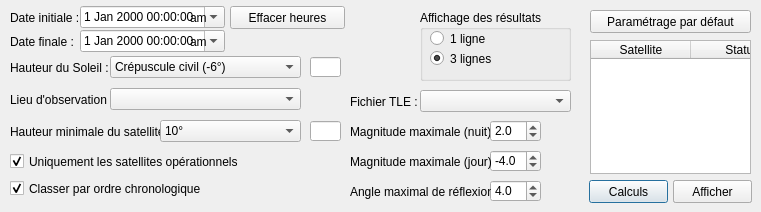
          <widget class="QWidget" name="iridium">
           <property name="font">
            <font/>
           </property>
           <property name="mouseTracking">
            <bool>true</bool>
           </property>
           <property name="autoFillBackground">
            <bool>true</bool>
           </property>
           <attribute name="title">
            <string>Flashs Iridium</string>
           </attribute>
           <widget class="QLabel" name="lbl_dateInitialeIri">
            <property name="geometry">
             <rect>
              <x>10</x>
              <y>10</y>
              <width>71</width>
              <height>16</height>
             </rect>
            </property>
            <property name="font">
             <font/>
            </property>
            <property name="text">
             <string>Date initiale :</string>
            </property>
           </widget>
           <widget class="QDateTimeEdit" name="dateFinaleIri">
            <property name="geometry">
             <rect>
              <x>80</x>
              <y>30</y>
              <width>145</width>
              <height>22</height>
             </rect>
            </property>
            <property name="font">
             <font/>
            </property>
            <property name="buttonSymbols">
             <enum>QAbstractSpinBox::UpDownArrows</enum>
            </property>
            <property name="calendarPopup">
             <bool>true</bool>
            </property>
           </widget>
           <widget class="QPushButton" name="effacerHeuresIri">
            <property name="geometry">
             <rect>
              <x>230</x>
              <y>6</y>
              <width>115</width>
              <height>23</height>
             </rect>
            </property>
            <property name="font">
             <font/>
            </property>
            <property name="text">
             <string>Effacer heures</string>
            </property>
           </widget>
           <widget class="QLabel" name="lbl_dateFinaleIri">
            <property name="geometry">
             <rect>
              <x>10</x>
              <y>34</y>
              <width>71</width>
              <height>16</height>
             </rect>
            </property>
            <property name="font">
             <font/>
            </property>
            <property name="text">
             <string>Date finale :</string>
            </property>
           </widget>
           <widget class="QDateTimeEdit" name="dateInitialeIri">
            <property name="geometry">
             <rect>
              <x>80</x>
              <y>6</y>
              <width>145</width>
              <height>22</height>
             </rect>
            </property>
            <property name="font">
             <font/>
            </property>
            <property name="buttonSymbols">
             <enum>QAbstractSpinBox::UpDownArrows</enum>
            </property>
            <property name="calendarPopup">
             <bool>true</bool>
            </property>
           </widget>
           <widget class="QComboBox" name="hauteurSoleilIri">
            <property name="geometry">
             <rect>
              <x>110</x>
              <y>56</y>
              <width>191</width>
              <height>22</height>
             </rect>
            </property>
            <property name="font">
             <font/>
            </property>
            <property name="currentIndex">
             <number>1</number>
            </property>
            <property name="iconSize">
             <size>
              <width>0</width>
              <height>0</height>
             </size>
            </property>
            <item>
             <property name="text">
              <string>Horizon (0°)</string>
             </property>
            </item>
            <item>
             <property name="text">
              <string>Crépuscule civil (-6°)</string>
             </property>
            </item>
            <item>
             <property name="text">
              <string>Crépuscule nautique (-12°)</string>
             </property>
            </item>
            <item>
             <property name="text">
              <string>Crépuscule astronomique (-18°)</string>
             </property>
            </item>
            <item>
             <property name="text">
              <string>Indifférent</string>
             </property>
            </item>
            <item>
             <property name="text">
              <string>Autre...</string>
             </property>
            </item>
           </widget>
           <widget class="QLabel" name="lbl_hauteurSoleilIri">
            <property name="geometry">
             <rect>
              <x>10</x>
              <y>60</y>
              <width>101</width>
              <height>16</height>
             </rect>
            </property>
            <property name="font">
             <font/>
            </property>
            <property name="text">
             <string>Hauteur du Soleil :</string>
            </property>
           </widget>
           <widget class="QLabel" name="lbl_lieuxObservation3">
            <property name="geometry">
             <rect>
              <x>10</x>
              <y>92</y>
              <width>101</width>
              <height>16</height>
             </rect>
            </property>
            <property name="font">
             <font/>
            </property>
            <property name="text">
             <string>Lieu d'observation :</string>
            </property>
           </widget>
           <widget class="QComboBox" name="lieuxObservation3">
            <property name="geometry">
             <rect>
              <x>110</x>
              <y>88</y>
              <width>191</width>
              <height>22</height>
             </rect>
            </property>
            <property name="font">
             <font/>
            </property>
           </widget>
           <widget class="QLabel" name="lbl_hauteurSatIri">
            <property name="geometry">
             <rect>
              <x>10</x>
              <y>124</y>
              <width>151</width>
              <height>16</height>
             </rect>
            </property>
            <property name="font">
             <font/>
            </property>
            <property name="text">
             <string>Hauteur minimale du satellite :</string>
            </property>
           </widget>
           <widget class="QComboBox" name="hauteurSatIri">
            <property name="geometry">
             <rect>
              <x>160</x>
              <y>120</y>
              <width>141</width>
              <height>22</height>
             </rect>
            </property>
            <property name="font">
             <font/>
            </property>
            <property name="currentIndex">
             <number>2</number>
            </property>
            <item>
             <property name="text">
              <string>0°</string>
             </property>
            </item>
            <item>
             <property name="text">
              <string>5°</string>
             </property>
            </item>
            <item>
             <property name="text">
              <string>10°</string>
             </property>
            </item>
            <item>
             <property name="text">
              <string>15°</string>
             </property>
            </item>
            <item>
             <property name="text">
              <string>20°</string>
             </property>
            </item>
            <item>
             <property name="text">
              <string>Autre...</string>
             </property>
            </item>
           </widget>
           <widget class="QCheckBox" name="satellitesOperationnels">
            <property name="geometry">
             <rect>
              <x>10</x>
              <y>153</y>
              <width>241</width>
              <height>17</height>
             </rect>
            </property>
            <property name="font">
             <font/>
            </property>
            <property name="text">
             <string>Uniquement les satellites opérationnels</string>
            </property>
            <property name="checked">
             <bool>true</bool>
            </property>
           </widget>
           <widget class="QCheckBox" name="ordreChronologique">
            <property name="geometry">
             <rect>
              <x>10</x>
              <y>180</y>
              <width>201</width>
              <height>17</height>
             </rect>
            </property>
            <property name="font">
             <font/>
            </property>
            <property name="text">
             <string>Classer par ordre chronologique</string>
            </property>
            <property name="checked">
             <bool>true</bool>
            </property>
           </widget>
           <widget class="QLabel" name="lbl_fichierTLEIri">
            <property name="geometry">
             <rect>
              <x>350</x>
              <y>94</y>
              <width>71</width>
              <height>16</height>
             </rect>
            </property>
            <property name="font">
             <font/>
            </property>
            <property name="text">
             <string>Fichier TLE :</string>
            </property>
           </widget>
           <widget class="QGroupBox" name="groupBoxAffichageLignesIri">
            <property name="geometry">
             <rect>
              <x>420</x>
              <y>10</y>
              <width>151</width>
              <height>71</height>
             </rect>
            </property>
            <property name="font">
             <font/>
            </property>
            <property name="mouseTracking">
             <bool>true</bool>
            </property>
            <property name="title">
             <string>Affichage des résultats</string>
            </property>
            <widget class="QRadioButton" name="affichage1ligneIri">
             <property name="geometry">
              <rect>
               <x>10</x>
               <y>20</y>
               <width>82</width>
               <height>17</height>
              </rect>
             </property>
             <property name="font">
              <font/>
             </property>
             <property name="text">
              <string>1 ligne</string>
             </property>
            </widget>
            <widget class="QRadioButton" name="affichage3lignesIri">
             <property name="geometry">
              <rect>
               <x>10</x>
               <y>40</y>
               <width>82</width>
               <height>17</height>
              </rect>
             </property>
             <property name="font">
              <font/>
             </property>
             <property name="text">
              <string>3 lignes</string>
             </property>
             <property name="checked">
              <bool>true</bool>
             </property>
            </widget>
           </widget>
           <widget class="QLabel" name="lbl_magnitudeMaxNuitIri">
            <property name="geometry">
             <rect>
              <x>350</x>
              <y>124</y>
              <width>141</width>
              <height>16</height>
             </rect>
            </property>
            <property name="font">
             <font/>
            </property>
            <property name="text">
             <string>Magnitude maximale (nuit) :</string>
            </property>
           </widget>
           <widget class="QDoubleSpinBox" name="magnitudeMaxNuitIri">
            <property name="geometry">
             <rect>
              <x>490</x>
              <y>120</y>
              <width>51</width>
              <height>22</height>
             </rect>
            </property>
            <property name="font">
             <font/>
            </property>
            <property name="decimals">
             <number>1</number>
            </property>
            <property name="minimum">
             <double>-8.000000000000000</double>
            </property>
            <property name="maximum">
             <double>8.000000000000000</double>
            </property>
            <property name="singleStep">
             <double>0.500000000000000</double>
            </property>
            <property name="value">
             <double>2.000000000000000</double>
            </property>
           </widget>
           <widget class="QDoubleSpinBox" name="magnitudeMaxJourIri">
            <property name="geometry">
             <rect>
              <x>490</x>
              <y>150</y>
              <width>51</width>
              <height>22</height>
             </rect>
            </property>
            <property name="font">
             <font/>
            </property>
            <property name="decimals">
             <number>1</number>
            </property>
            <property name="minimum">
             <double>-8.000000000000000</double>
            </property>
            <property name="maximum">
             <double>8.000000000000000</double>
            </property>
            <property name="singleStep">
             <double>0.500000000000000</double>
            </property>
            <property name="value">
             <double>-4.000000000000000</double>
            </property>
           </widget>
           <widget class="QLabel" name="lbl_magnitudeMaxJourIri">
            <property name="geometry">
             <rect>
              <x>350</x>
              <y>154</y>
              <width>141</width>
              <height>16</height>
             </rect>
            </property>
            <property name="font">
             <font/>
            </property>
            <property name="text">
             <string>Magnitude maximale (jour) :</string>
            </property>
           </widget>
           <widget class="QDoubleSpinBox" name="angleMaxReflexionIri">
            <property name="geometry">
             <rect>
              <x>490</x>
              <y>180</y>
              <width>51</width>
              <height>22</height>
             </rect>
            </property>
            <property name="font">
             <font/>
            </property>
            <property name="decimals">
             <number>1</number>
            </property>
            <property name="minimum">
             <double>1.000000000000000</double>
            </property>
            <property name="maximum">
             <double>8.000000000000000</double>
            </property>
            <property name="singleStep">
             <double>0.500000000000000</double>
            </property>
            <property name="value">
             <double>4.000000000000000</double>
            </property>
           </widget>
           <widget class="QLabel" name="lbl_angleMaxReflexionIri">
            <property name="geometry">
             <rect>
              <x>350</x>
              <y>184</y>
              <width>141</width>
              <height>16</height>
             </rect>
            </property>
            <property name="font">
             <font/>
            </property>
            <property name="text">
             <string>Angle maximal de réflexion :</string>
            </property>
           </widget>
           <widget class="QPushButton" name="afficherIri">
            <property name="geometry">
             <rect>
              <x>673</x>
              <y>180</y>
              <width>79</width>
              <height>23</height>
             </rect>
            </property>
            <property name="font">
             <font/>
            </property>
            <property name="text">
             <string>Afficher</string>
            </property>
           </widget>
           <widget class="QPushButton" name="calculsIri">
            <property name="geometry">
             <rect>
              <x>589</x>
              <y>180</y>
              <width>79</width>
              <height>23</height>
             </rect>
            </property>
            <property name="font">
             <font/>
            </property>
            <property name="text">
             <string>Calculs</string>
            </property>
            <property name="default">
             <bool>true</bool>
            </property>
           </widget>
           <widget class="QPushButton" name="annulerIri">
            <property name="geometry">
             <rect>
              <x>673</x>
              <y>180</y>
              <width>79</width>
              <height>23</height>
             </rect>
            </property>
            <property name="font">
             <font/>
            </property>
            <property name="text">
             <string>Annuler</string>
            </property>
           </widget>
           <widget class="QLineEdit" name="valHauteurSoleilIri">
            <property name="geometry">
             <rect>
              <x>310</x>
              <y>57</y>
              <width>31</width>
              <height>20</height>
             </rect>
            </property>
            <property name="font">
             <font/>
            </property>
            <property name="inputMask">
             <string>###; </string>
            </property>
            <property name="text">
             <string/>
            </property>
            <property name="maxLength">
             <number>3</number>
            </property>
           </widget>
           <widget class="QLineEdit" name="valHauteurSatIri">
            <property name="geometry">
             <rect>
              <x>310</x>
              <y>121</y>
              <width>31</width>
              <height>20</height>
             </rect>
            </property>
            <property name="font">
             <font/>
            </property>
            <property name="inputMask">
             <string>99; </string>
            </property>
            <property name="text">
             <string/>
            </property>
            <property name="maxLength">
             <number>2</number>
            </property>
           </widget>
           <widget class="QPushButton" name="parametrageDefautIri">
            <property name="geometry">
             <rect>
              <x>590</x>
              <y>10</y>
              <width>161</width>
              <height>23</height>
             </rect>
            </property>
            <property name="font">
             <font/>
            </property>
            <property name="text">
             <string>Paramétrage par défaut</string>
            </property>
           </widget>
           <widget class="QComboBox" name="fichierTLEIri">
            <property name="geometry">
             <rect>
              <x>420</x>
              <y>90</y>
              <width>151</width>
              <height>22</height>
             </rect>
            </property>
            <property name="font">
             <font/>
            </property>
            <property name="mouseTracking">
             <bool>true</bool>
            </property>
           </widget>
           <widget class="QTableWidget" name="statutIridium">
            <property name="geometry">
             <rect>
              <x>590</x>
              <y>40</y>
              <width>161</width>
              <height>134</height>
             </rect>
            </property>
            <property name="font">
             <font/>
            </property>
            <property name="horizontalScrollBarPolicy">
             <enum>Qt::ScrollBarAlwaysOff</enum>
            </property>
            <property name="selectionMode">
             <enum>QAbstractItemView::NoSelection</enum>
            </property>
            <attribute name="horizontalHeaderStretchLastSection">
             <bool>true</bool>
            </attribute>
            <attribute name="verticalHeaderVisible">
             <bool>false</bool>
            </attribute>
            <column>
             <property name="text">
              <string>Satellite</string>
             </property>
            </column>
            <column>
             <property name="text">
              <string>Statut</string>
             </property>
            </column>
           </widget>
           <widget class="QLabel" name="amIri1">
            <property name="geometry">
             <rect>
              <x>190</x>
              <y>10</y>
              <width>21</width>
              <height>16</height>
             </rect>
            </property>
            <property name="font">
             <font/>
            </property>
            <property name="mouseTracking">
             <bool>true</bool>
            </property>
            <property name="text">
             <string>am</string>
            </property>
           </widget>
           <widget class="QLabel" name="amIri2">
            <property name="geometry">
             <rect>
              <x>190</x>
              <y>34</y>
              <width>21</width>
              <height>16</height>
             </rect>
            </property>
            <property name="font">
             <font/>
            </property>
            <property name="mouseTracking">
             <bool>true</bool>
            </property>
            <property name="text">
             <string>am</string>
            </property>
           </widget>
           <zorder>annulerIri</zorder>
           <zorder>lbl_dateInitialeIri</zorder>
           <zorder>dateFinaleIri</zorder>
           <zorder>effacerHeuresIri</zorder>
           <zorder>lbl_dateFinaleIri</zorder>
           <zorder>dateInitialeIri</zorder>
           <zorder>hauteurSoleilIri</zorder>
           <zorder>lbl_hauteurSoleilIri</zorder>
           <zorder>lbl_lieuxObservation3</zorder>
           <zorder>lieuxObservation3</zorder>
           <zorder>lbl_hauteurSatIri</zorder>
           <zorder>hauteurSatIri</zorder>
           <zorder>satellitesOperationnels</zorder>
           <zorder>ordreChronologique</zorder>
           <zorder>lbl_fichierTLEIri</zorder>
           <zorder>groupBoxAffichageLignesIri</zorder>
           <zorder>lbl_magnitudeMaxNuitIri</zorder>
           <zorder>magnitudeMaxNuitIri</zorder>
           <zorder>magnitudeMaxJourIri</zorder>
           <zorder>lbl_magnitudeMaxJourIri</zorder>
           <zorder>angleMaxReflexionIri</zorder>
           <zorder>lbl_angleMaxReflexionIri</zorder>
           <zorder>afficherIri</zorder>
           <zorder>calculsIri</zorder>
           <zorder>valHauteurSoleilIri</zorder>
           <zorder>valHauteurSatIri</zorder>
           <zorder>parametrageDefautIri</zorder>
           <zorder>fichierTLEIri</zorder>
           <zorder>statutIridium</zorder>
           <zorder>amIri1</zorder>
           <zorder>amIri2</zorder>
          </widget>
